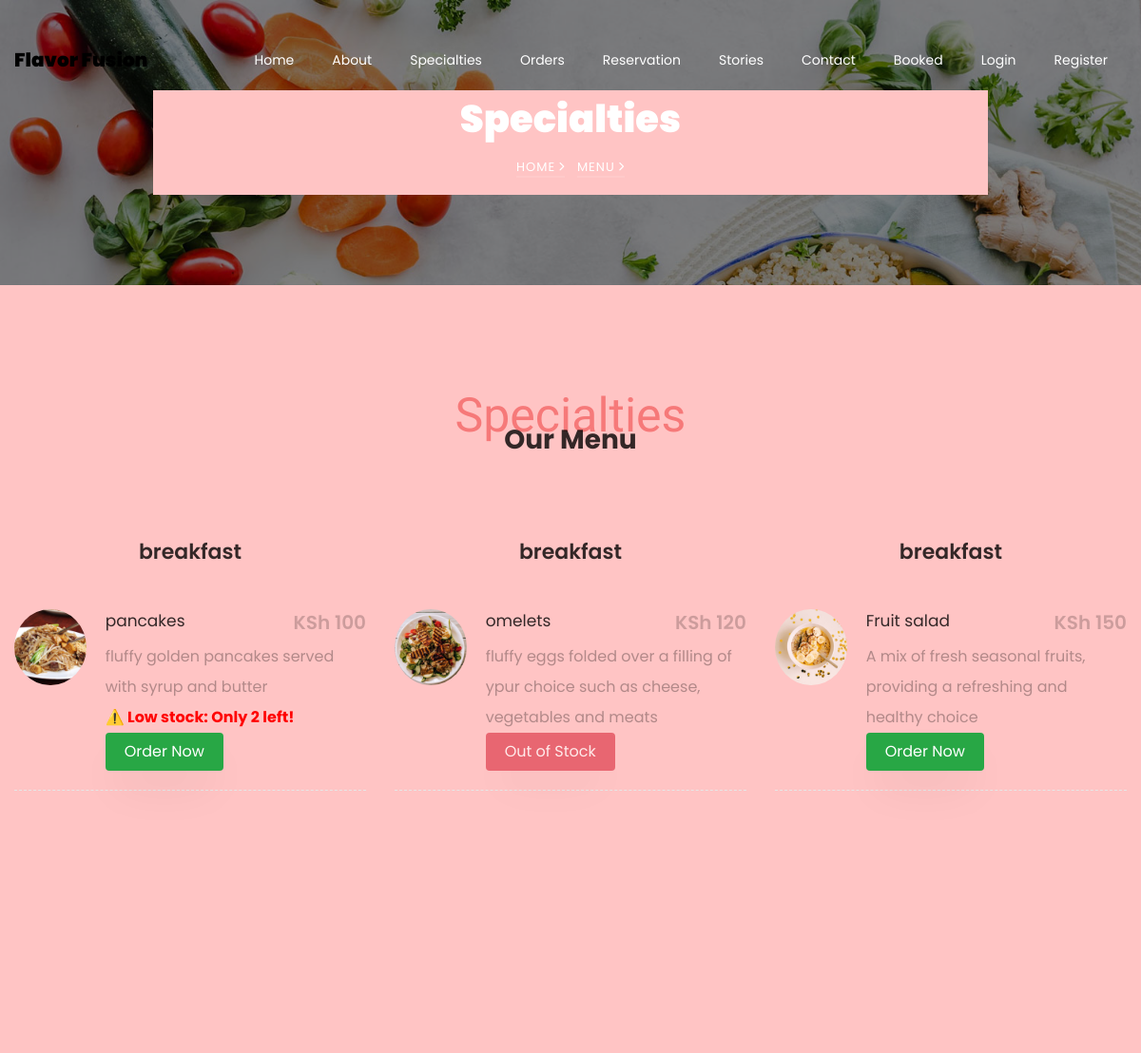
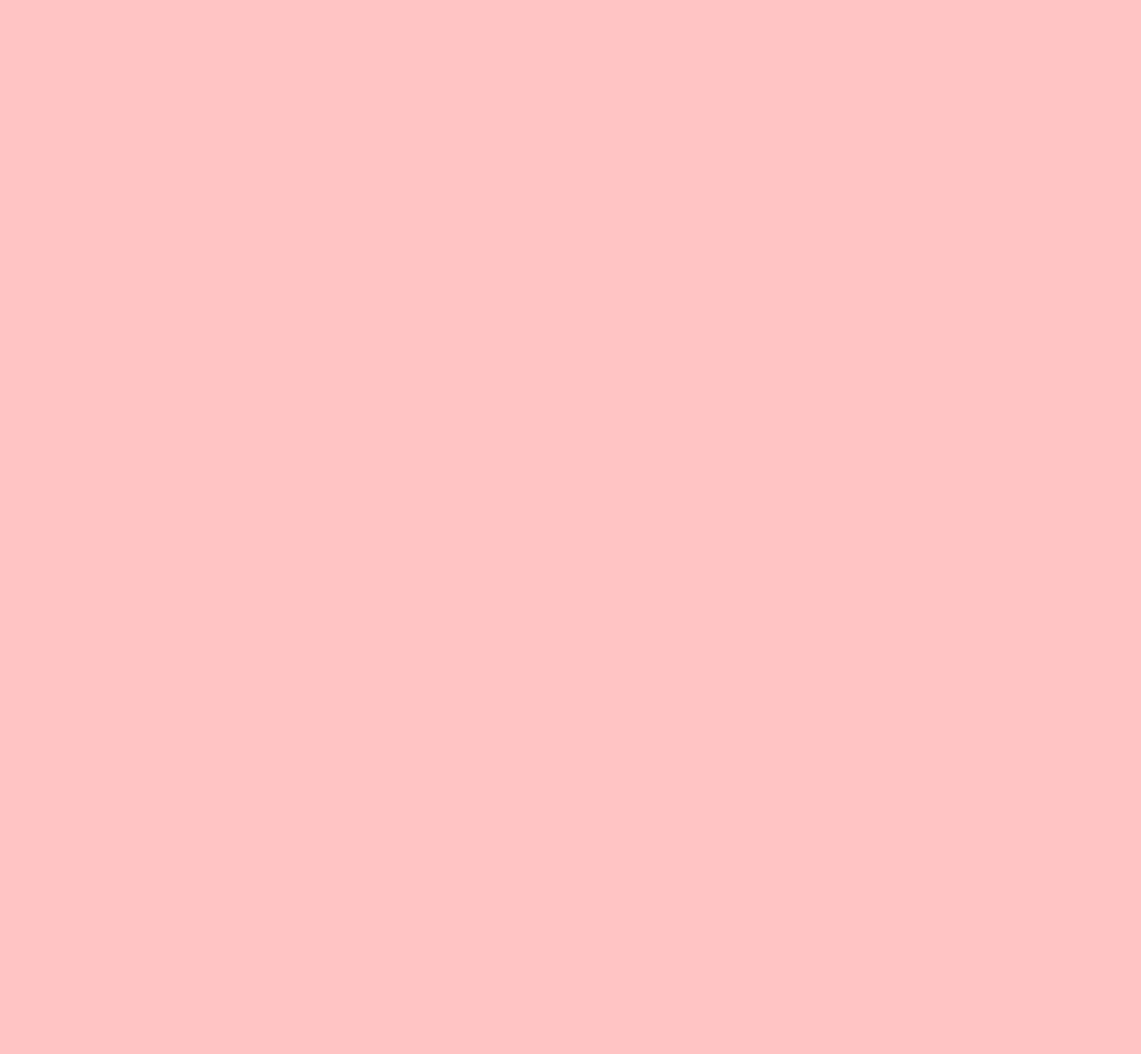
The app's page /menu/ with its own data (2 pictures, top to bottom).
### restaurant/models.py (models this page shows, shortened)
class Ourmenu(models.Model):
    category_options = [
        ('breakfast', 'Breakfast'),
        ('lunch', 'Lunch'),
        ('dinner', 'Dinner'),
        ('dessert', 'Dessert'),
        ('winecard', 'Winecard'),
        ('drinks', 'Drinks')
    ]
    foodname = models.CharField(max_length=50, blank=False, null=False)
    category = models.CharField(max_length=50, choices=category_options, default='dinner')
    foodimage = models.ImageField(upload_to='ourmenu')
    description = models.CharField(max_length=200, blank=False, null=False)
    price = models.PositiveIntegerField()
    stock = models.PositiveIntegerField(default=10)

### restaurant/views.py (the view)
# urls.py: path('menu/', views.menu, name='menu'),
def menu(request):
    menu_items = Ourmenu.objects.all()
    return render(request, "menu.html", {"menu": menu_items})

### restaurant/templates/menu.html (shortened to what this page needs)
{% extends 'common.html' %}
{% load static %}
{% block body %}
<section class="hero-wrap hero-wrap-2" style="background-image: url('{% static 'images/bg_4.jpg' %}');" data-stellar-background-ratio="0.5">
    <div class="container">
        <div class="row no-gutters slider-text align-items-center justify-content-center">
            <div class="col-md-9 ftco-animate text-center" style="background: #ffc4c4">
                <h1 class="mb-2 bread">Specialties</h1>
                <p class="breadcrumbs">
                    <span class="mr-2"><a href="{% url 'index' %}">Home <i class="ion-ios-arrow-forward"></i></a></span>
                    <span>Menu <i class="ion-ios-arrow-forward"></i></span>
                </p>
            </div>
        </div>
    </div>
</section>
<section class="ftco-section" style="background: #ffc4c4">
    <div class="container">
        <div class="row justify-content-center mb-5 pb-2">
            <div class="col-md-7 text-center heading-section ftco-animate">
                <span class="subheading">Specialties</span>
                <h2 class="mb-4">Our Menu</h2>
            </div>
        </div>
        <div class="row">
            {% for item in menu %}
            <div class="col-md-6 col-lg-4 menu-wrap">
                <div class="heading-menu text-center ftco-animate">
                    <h3>{{ item.category }}</h3>
                </div>
                <div class="menus d-flex ftco-animate">
                    <div class="menu-img img" style="background-image: url('{{ item.foodimage.url }}');"></div>
                    <div class="text">
                        <div class="d-flex">
                            <div class="one-half">
                                <h3>{{ item.foodname }}</h3>
                            </div>
                            <div class="one-forth">
                                <span class="price">KSh {{ item.price }}</span>
                            </div>
                        </div>
                        <p><span>{{ item.description }}</span></p>
                        {% if item.stock > 0 %}
                            {% if item.stock <= 5 %}
                                <p style="color: red; font-weight: bold;">⚠️ Low stock: Only {{ item.stock }} left!</p>
                            {% endif %}
                            <button class="btn btn-success order-now-btn" data-id="{{ item.id }}" data-name="{{ item.foodname }}">
                                Order Now
                            </button>
                        {% else %}
                            <button class="btn btn-danger" disabled>Out of Stock</button>
                        {% endif %}
                    </div>
                </div>
            </div>
            {% endfor %}
        </div>
        <div class="row">
        </div>
    </div>
</section>
{% endblock %}

### restaurant/templates/menu.html (style rules this page uses)
.btn { padding: 8px 20px; margin-right: 10px; border: none; border-radius: 4px; cursor: pointer; font-size: 1rem; }
.btn-success { background-color: #28a745; color: white; }
.btn-danger { background-color: #dc3545; color: white; }

### records on screen
Ourmenu: category "breakfast", foodimage (picture), foodname "pancakes", price "100", description "fluffy golden pancakes served with syrup and butter", stock "2"
Ourmenu: category "breakfast", foodimage (picture), foodname "omelets", price "120", description "fluffy eggs folded over a filling of ypur choice such as cheese, vegetables and meats", stock "Out of Stock"
Ourmenu: category "breakfast", foodimage (picture), foodname "Fruit salad", price "150", description "A mix of fresh seasonal fruits, providing a refreshing and healthy choice"
